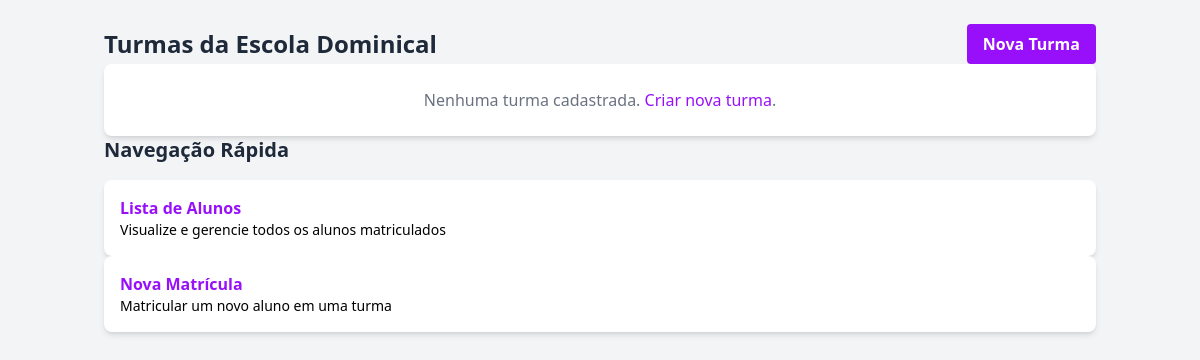
Before: /escola/turmas/ with the older database file.
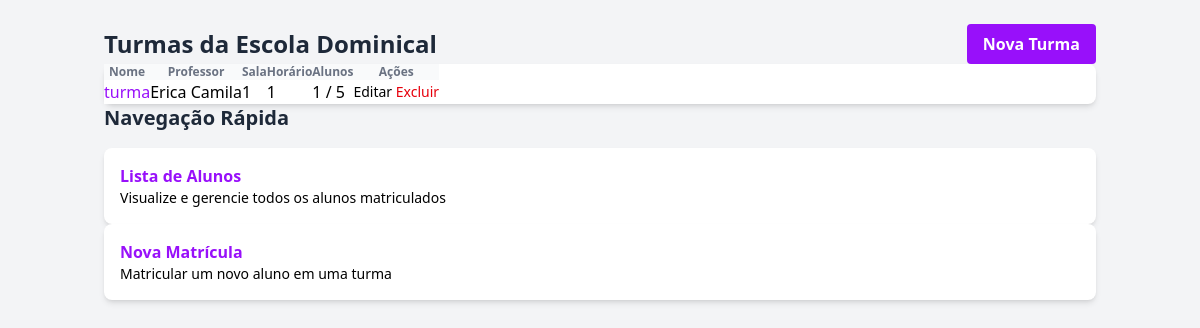
After: the same page with the newer database file.
### school/models.py (models this page shows, shortened)
class SchoolClass(models.Model):
    name = models.CharField(max_length=255, verbose_name="Nome da Turma")
    description = models.TextField(blank=True, null=True, verbose_name="Descrição")
    teacher = models.ForeignKey(Member, on_delete=models.SET_NULL, null=True, blank=True, related_name="taught_classes", verbose_name="Professor")
    room = models.CharField(max_length=100, blank=True, null=True, verbose_name="Sala")
    schedule = models.CharField(max_length=255, blank=True, null=True, verbose_name="Horário")
    max_students = models.PositiveIntegerField(blank=True, null=True, verbose_name="Máximo de Alunos")
    created_at = models.DateTimeField(auto_now_add=True, verbose_name="Criado em")
    updated_at = models.DateTimeField(auto_now=True, verbose_name="Atualizado em")
    class Meta:
        verbose_name = "Turma da Escola Dominical"
        verbose_name_plural = "Turmas da Escola Dominical"
        ordering = ["name"]

### members/models.py (models this page shows, shortened)
class Member(models.Model):
    MEMBER_TYPE_CHOICES = [
        ("membro", "Membro"),
        ("visitante", "Visitante"),
        ("obreiro", "Obreiro"),
    ]
    GENDER_CHOICES = [
        ("M", "Masculino"),
        ("F", "Feminino"),
        ("O", "Outro"),
    ]
    MARITAL_STATUS_CHOICES = [
        ("solteiro", "Solteiro(a)"),
        ("casado", "Casado(a)"),
        ("divorciado", "Divorciado(a)"),
        ("viuvo", "Viúvo(a)"),
    ]
    STATUS_CHOICES = [
        ("ativo", "Ativo"),
        ("inativo", "Inativo"),
        ("transferido", "Transferido"),
        ("disciplina", "Em Disciplina"),
        ("visitante", "Visitante"),
    ]
    user = models.OneToOneField(settings.AUTH_USER_MODEL, on_delete=models.SET_NULL, null=True, blank=True, verbose_name="Usuário do Sistema")
    name = models.CharField(max_length=255, verbose_name="Nome Completo")
    birth_date = models.DateField(null=True, blank=True, verbose_name="Data de Nascimento")
    gender = models.CharField(max_length=10, choices=GENDER_CHOICES, null=True, blank=True, verbose_name="Sexo")
    marital_status = models.CharField(max_length=15, choices=MARITAL_STATUS_CHOICES, null=True, blank=True, verbose_name="Estado Civil")
    address = models.TextField(blank=True, null=True, verbose_name="Endereço")
    phone = models.CharField(max_length=20, blank=True, null=True, verbose_name="Telefone")
    email = models.EmailField(blank=True, null=True, verbose_name="Email")
    baptism_date = models.DateField(null=True, blank=True, verbose_name="Data de Batismo")
    join_date = models.DateField(blank=True, null=True, verbose_name="Data de Ingresso")
    origin_church = models.CharField(max_length=255, blank=True, null=True, verbose_name="Igreja de Origem")
    member_type = models.CharField(max_length=50, choices=MEMBER_TYPE_CHOICES, default="membro", verbose_name="Tipo de Membro") # Pode ser redundante com role
    role = models.CharField(max_length=100, blank=True, null=True, verbose_name="Cargo/Função")
    status = models.CharField(max_length=15, choices=STATUS_CHOICES, default="ativo", verbose_name="Status")
    church = models.ForeignKey(Church, on_delete=models.SET_NULL, null=True, blank=True, related_name="members", verbose_name="Igreja Atual")
    photo = models.ImageField(upload_to='member_photos/', null=True, blank=True, verbose_name="Foto")
    notes = models.TextField(blank=True, null=True, verbose_name="Observações")
    created_at = models.DateTimeField(auto_now_add=True, verbose_name="Criado em")
    updated_at = models.DateTimeField(auto_now=True, verbose_name="Atualizado em")
    class Meta:
        verbose_name = "Membro"
        verbose_name_plural = "Membros"
        ordering = ["name"]

### school/views.py (the view)
# urls.py: path("turmas/", views.school_class_list, name="school_class_list"),
def school_class_list(request):
    classes = SchoolClass.objects.all().order_by("name")
    return render(request, "schools/school_class_list.html", {
        "classes": classes,
        "active_menu": "school",
    })

### school/templates/schools/school_class_list.html (shortened to what this page needs)
{% extends 'core/base.html' %}
{% load static %}
{% block content %}
<div class="container mx-auto px-4 py-6">
    <div class="flex justify-between items-center mb-6">
        <h1 class="text-2xl font-bold text-gray-800">Turmas da Escola Dominical</h1>
        <a href="{% url 'school:school_class_create' %}" class="bg-purple-600 hover:bg-purple-700 text-white font-bold py-2 px-4 rounded">
            Nova Turma
        </a>
    </div>
    <div class="bg-white shadow-md rounded-lg overflow-hidden">
        {% if classes %}
        <table class="min-w-full divide-y divide-gray-200">
            <thead class="bg-gray-50">
                <tr>
                    <th scope="col" class="px-6 py-3 text-left text-xs font-medium text-gray-500 uppercase tracking-wider">Nome</th>
                    <th scope="col" class="px-6 py-3 text-left text-xs font-medium text-gray-500 uppercase tracking-wider">Professor</th>
                    <th scope="col" class="px-6 py-3 text-left text-xs font-medium text-gray-500 uppercase tracking-wider">Sala</th>
                    <th scope="col" class="px-6 py-3 text-left text-xs font-medium text-gray-500 uppercase tracking-wider">Horário</th>
                    <th scope="col" class="px-6 py-3 text-left text-xs font-medium text-gray-500 uppercase tracking-wider">Alunos</th>
                    <th scope="col" class="px-6 py-3 text-left text-xs font-medium text-gray-500 uppercase tracking-wider">Ações</th>
                </tr>
            </thead>
            <tbody class="bg-white divide-y divide-gray-200">
                {% for class in classes %}
                <tr>
                    <td class="px-6 py-4 whitespace-nowrap">
                        <a href="{% url 'school:school_class_detail' class.pk %}" class="text-purple-600 hover:text-purple-900">{{ class.name }}</a>
                    </td>
                    <td class="px-6 py-4 whitespace-nowrap">{{ class.teacher.name|default:"-" }}</td>
                    <td class="px-6 py-4 whitespace-nowrap">{{ class.room|default:"-" }}</td>
                    <td class="px-6 py-4 whitespace-nowrap">{{ class.schedule|default:"-" }}</td>
                    <td class="px-6 py-4 whitespace-nowrap">{{ class.students.count }} / {{ class.max_students|default:"∞" }}</td>
                    <td class="px-6 py-4 whitespace-nowrap text-sm font-medium">
                        <a href="{% url 'school:school_class_update' class.pk %}" class="text-indigo-600 hover:text-indigo-900 mr-3">Editar</a>
                        <a href="{% url 'school:school_class_delete' class.pk %}" class="text-red-600 hover:text-red-900">Excluir</a>
                    </td>
                </tr>
                {% endfor %}
            </tbody>
        </table>
        {% else %}
        <div class="p-6 text-center text-gray-500">
            Nenhuma turma cadastrada. <a href="{% url 'school:school_class_create' %}" class="text-purple-600 hover:text-purple-900">Criar nova turma</a>.
        </div>
        {% endif %}
    </div>
    <div class="mt-8">
        <div class="flex justify-between items-center mb-4">
            <h2 class="text-xl font-bold text-gray-800">Navegação Rápida</h2>
        </div>
        <div class="grid grid-cols-1 md:grid-cols-3 gap-4">
            <a href="{% url 'school:student_list' %}" class="bg-white p-4 rounded-lg shadow-md hover:shadow-lg transition-shadow">
                <h3 class="font-semibold text-purple-600">Lista de Alunos</h3>
                <p class="text-gray-600 text-sm mt-1">Visualize e gerencie todos os alunos matriculados</p>
            </a>
            <a href="{% url 'school:student_create' %}" class="bg-white p-4 rounded-lg shadow-md hover:shadow-lg transition-shadow">
                <h3 class="font-semibold text-purple-600">Nova Matrícula</h3>
                <p class="text-gray-600 text-sm mt-1">Matricular um novo aluno em uma turma</p>
            </a>
        </div>
    </div>
</div>
{% endblock %}

### core/templates/core/base.html (shortened to what this page needs)
{% load static tailwind_tags %}
<!DOCTYPE html>
<html lang="pt-br">
  <head>
    {% tailwind_css %}
  </head>
  <body class="bg-gray-100 flex min-h-screen">
    {% if user.is_authenticated %}
    <div class="flex-1 flex flex-col ml-64">
    {% else %}
    <div class="flex-1 flex flex-col">
    {% endif %}
      <main class="flex-grow p-6">
        {% block content %}{% endblock %}
      </main>
    </div>
  </body>
</html>

Changed rows visible on the page:
added SchoolClass: name "turma", teacher.name "Erica Camila", room "1", schedule "1", students.count "1", max_students "5"
Other visible differences:
text no longer shown: "Nenhuma turma cadastrada. Criar nova turma ."
text now shown: "Nome Professor Sala Horário Alunos Ações"
